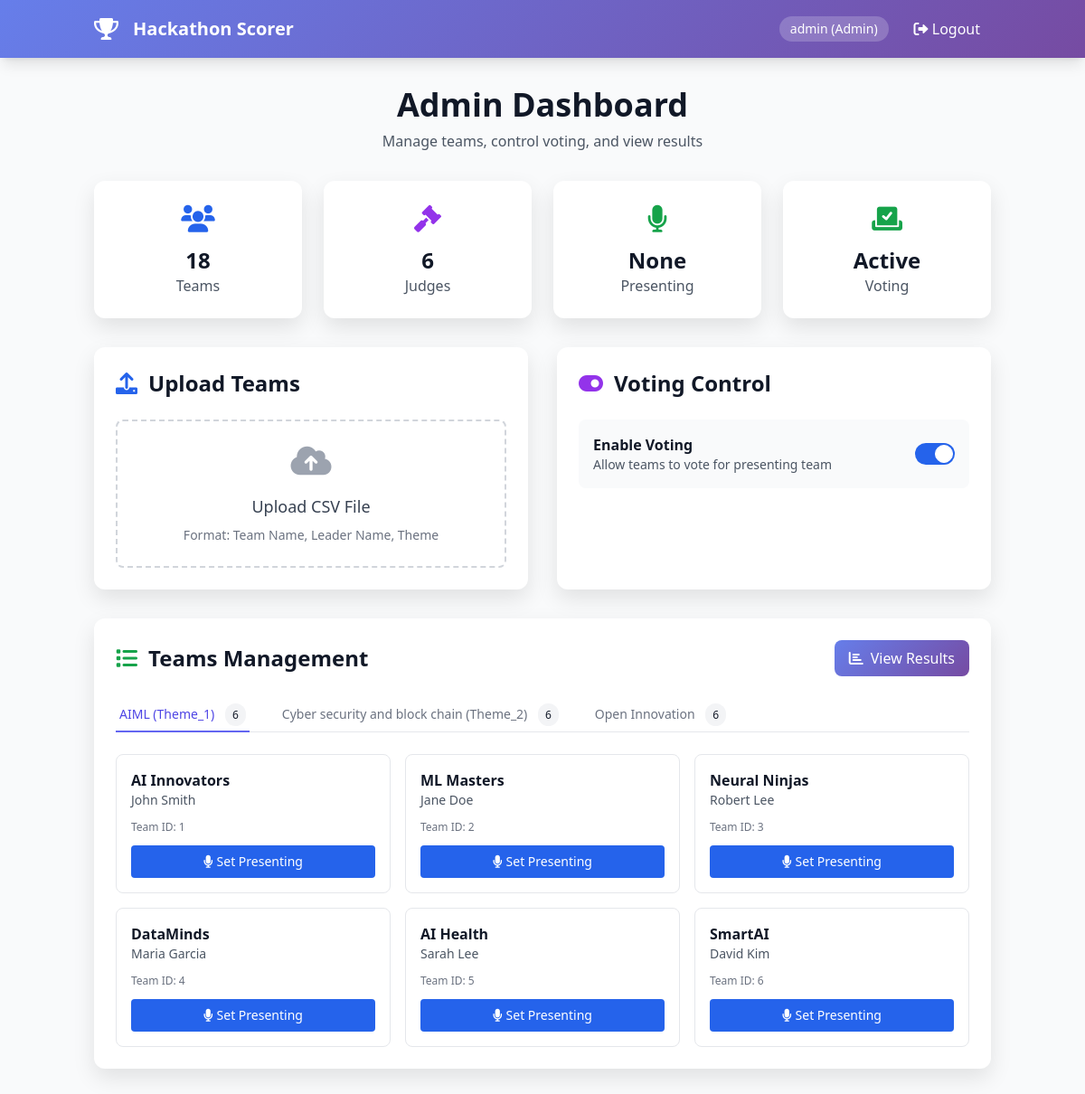
The page /admin (signed in) on the database its author committed.
### app.py (models this page shows, shortened)
class User(UserMixin, db.Model):
    __tablename__ = 'users'
    id = db.Column(db.Integer, primary_key=True)
    username = db.Column(db.String(100), unique=True, nullable=False)
    password_hash = db.Column(db.String(200), nullable=False)
    role = db.Column(db.String(20), nullable=False)
    team_id = db.Column(db.Integer, db.ForeignKey('teams.id'), nullable=True)
    assigned_theme = db.Column(db.String(100), nullable=True)  # For judges' assigned theme

class Team(db.Model):
    __tablename__ = 'teams'
    id = db.Column(db.Integer, primary_key=True)
    name = db.Column(db.String(200), unique=True, nullable=False)
    theme = db.Column(db.String(100), nullable=False)
    leader_name = db.Column(db.String(100), nullable=False)
    description = db.Column(db.Text)
    members = db.Column(db.Text)  # Comma-separated list of member names
    created_at = db.Column(db.DateTime, default=lambda: datetime.now(UTC))
    judge_id = db.Column(db.Integer, db.ForeignKey('users.id'), nullable=True)  # Link to assigned judge
    scores = db.relationship('JudgeScore', backref='team', lazy=True)
    votes = db.relationship('Vote', backref='team', lazy=True)
    judge = db.relationship('User', foreign_keys=[judge_id], backref='assigned_teams')

### app.py (the view)
@app.route('/admin')
@login_required
def admin_dashboard():
    if current_user.role != 'admin':
        flash('Access denied')
        return redirect(url_for('index'))
    teams = Team.query.all()
    judges = User.query.filter_by(role='judge').all()
    current_team = get_current_team()
    voting_enabled = get_voting_enabled()
    return render_template('admin_dashboard.html',
                         teams=teams,
                         judges=judges,
                         current_team=current_team,
                         voting_enabled=voting_enabled)

### app.py (called while the page is built)
@login_manager.user_loader
def load_user(user_id):
    return db.session.get(User, int(user_id))

def get_current_team():
    setting = Setting.query.filter_by(key='current_team_id').first()
    if setting and setting.value != 'NULL':
        return Team.query.get(int(setting.value))
    return None

def get_voting_enabled():
    setting = Setting.query.filter_by(key='voting_enabled').first()
    return setting and setting.value == 'true'

### templates/admin_dashboard.html (shortened to what this page needs)
{% extends "base.html" %}
{% block content %}
<div class="space-y-8">
    <div class="text-center">
        <h1 class="text-4xl font-bold text-gray-900 mb-2">Admin Dashboard</h1>
        <p class="text-gray-600">Manage teams, control voting, and view results</p>
    </div>
    <div class="grid grid-cols-1 md:grid-cols-4 gap-6">
        <div class="bg-white rounded-xl card-shadow p-6 text-center">
            <i class="fas fa-users text-3xl text-blue-600 mb-3"></i>
            <h3 class="text-2xl font-bold text-gray-900">{{ teams|length }}</h3>
            <p class="text-gray-600">Teams</p>
        </div>
        <div class="bg-white rounded-xl card-shadow p-6 text-center">
            <i class="fas fa-gavel text-3xl text-purple-600 mb-3"></i>
            <h3 class="text-2xl font-bold text-gray-900">{{ judges|length }}</h3>
            <p class="text-gray-600">Judges</p>
        </div>
        <div class="bg-white rounded-xl card-shadow p-6 text-center">
            <i class="fas fa-microphone text-3xl text-green-600 mb-3"></i>
            <h3 class="text-2xl font-bold text-gray-900">{{ current_team.name if current_team else 'None' }}</h3>
            <p class="text-gray-600">Presenting</p>
        </div>
        <div class="bg-white rounded-xl card-shadow p-6 text-center">
            <i class="fas fa-vote-yea text-3xl {{ 'text-green-600' if voting_enabled else 'text-red-600' }} mb-3"></i>
            <h3 class="text-2xl font-bold text-gray-900">{{ 'Active' if voting_enabled else 'Disabled' }}</h3>
            <p class="text-gray-600">Voting</p>
        </div>
    </div>
    <div class="grid grid-cols-1 lg:grid-cols-2 gap-8">
        <div class="bg-white rounded-xl card-shadow p-6">
            <h2 class="text-2xl font-bold text-gray-900 mb-6 flex items-center">
                <i class="fas fa-upload mr-3 text-blue-600"></i>Upload Teams
            </h2>
            <div class="border-2 border-dashed border-gray-300 rounded-lg p-6 text-center">
                <div onclick="document.getElementById('team-file').click()" class="cursor-pointer">
                    <i class="fas fa-cloud-upload-alt text-4xl text-gray-400 mb-4"></i>
                    <p class="text-lg font-medium text-gray-700">Upload CSV File</p>
                    <p class="text-sm text-gray-500 mt-2">Format: Team Name, Leader Name, Theme</p>
                </div>
            </div>
        </div>
        <div class="bg-white rounded-xl card-shadow p-6">
            <h2 class="text-2xl font-bold text-gray-900 mb-6 flex items-center">
                <i class="fas fa-toggle-on mr-3 text-purple-600"></i>Voting Control
            </h2>
            <div class="space-y-4">
                <div class="flex items-center justify-between p-4 bg-gray-50 rounded-lg">
                    <div>
                        <h3 class="font-semibold text-gray-900">Enable Voting</h3>
                        <p class="text-sm text-gray-600">Allow teams to vote for presenting team</p>
                    </div>
                    <label class="relative inline-flex items-center cursor-pointer">
                        <div class="w-11 h-6 bg-gray-200 peer-focus:outline-none peer-focus:ring-4 peer-focus:ring-blue-300 rounded-full peer peer-checked:after:translate-x-full peer-checked:after:border-white after:content-[''] after:absolute after:top-[2px] after:left-[2px] after:bg-white after:border-gray-300 after:border after:rounded-full after:h-5 after:w-5 after:transition-all peer-checked:bg-blue-600"></div>
                    </label>
                </div>
            </div>
        </div>
    </div>
    {% if teams %}
    <div class="bg-white rounded-xl card-shadow p-6">
        <div class="flex justify-between items-center mb-6">
            <h2 class="text-2xl font-bold text-gray-900 flex items-center">
                <i class="fas fa-list mr-3 text-green-600"></i>Teams Management
            </h2>
            <a href="{{ url_for('results') }}" class="btn-primary text-white px-4 py-2 rounded-lg hover:shadow-lg transition">
                <i class="fas fa-chart-bar mr-2"></i>View Results
            </a>
        </div>
        <div class="border-b border-gray-200 mb-6">
            <nav class="-mb-px flex space-x-8">
                {% for theme in teams|map(attribute='theme')|unique %}
                <button onclick="showTheme('{{ theme }}')"
                        class="theme-tab py-2 px-1 border-b-2 font-medium text-sm {{ 'border-indigo-500 text-indigo-600' if loop.first else 'border-transparent text-gray-500 hover:text-gray-700 hover:border-gray-300' }}"
                        data-theme="{{ theme }}">
                    {{ theme }}
                    <span class="ml-2 bg-gray-100 text-gray-900 text-xs px-2 py-1 rounded-full">
                        {{ teams|selectattr('theme', 'equalto', theme)|list|length }}
                    </span>
                </button>
                {% endfor %}
            </nav>
        </div>
        {% for theme in teams|map(attribute='theme')|unique %}
        <div id="theme-{{ theme }}" class="theme-content {{ 'hidden' if not loop.first }}">
            <div class="grid grid-cols-1 md:grid-cols-2 lg:grid-cols-3 gap-4">
                {% for team in teams if team.theme == theme %}
                <div class="border border-gray-200 rounded-lg p-4 hover:shadow-md transition">
                    <div class="flex justify-between items-start mb-3">
                        <div>
                            <h3 class="font-semibold text-gray-900">{{ team.name }}</h3>
                            <p class="text-sm text-gray-600">{{ team.leader_name }}</p>
                        </div>
                    </div>
                    <div class="text-xs text-gray-500 mb-3">
                        Team ID: {{ team.id }}
                    </div>
                    <div class="flex space-x-2">
                        <button onclick="setCurrentTeam({{ team.id }})"
                                class="flex-1 bg-blue-600 text-white text-sm px-3 py-2 rounded hover:bg-blue-700 transition">
                            <i class="fas fa-microphone mr-1"></i>Set Presenting
                        </button>
                    </div>
                </div>
                {% endfor %}
            </div>
        </div>
        {% endfor %}
    </div>
    {% else %}
    <div class="bg-white rounded-xl card-shadow p-12 text-center">
        <i class="fas fa-users-slash text-6xl text-gray-300 mb-4"></i>
        <h3 class="text-xl font-semibold text-gray-700 mb-2">No Teams Yet</h3>
        <p class="text-gray-500">Upload a CSV file to add teams to the system</p>
    </div>
    {% endif %}
</div>
{% endblock %}

### templates/base.html (shortened to what this page needs)
<!DOCTYPE html>
<html lang="en">
<head>
    <script src="https://cdn.tailwindcss.com"></script>
    <link rel="stylesheet" href="https://cdnjs.cloudflare.com/ajax/libs/font-awesome/6.0.0/css/all.min.css">
</head>
<body class="bg-gray-50 min-h-screen">
    {% if current_user.is_authenticated %}
    <nav class="gradient-bg text-white shadow-lg">
        <div class="container mx-auto px-4">
            <div class="flex justify-between items-center py-4">
                <div class="flex items-center space-x-4">
                    <i class="fas fa-trophy text-2xl"></i>
                    <h1 class="text-xl font-bold">Hackathon Scorer</h1>
                </div>
                <div class="flex items-center space-x-4">
                    <span class="bg-white/20 px-3 py-1 rounded-full text-sm">
                        {{ current_user.username }} ({{ current_user.role.title() }})
                    </span>
                    <a href="{{ url_for('logout') }}" class="hover:bg-white/20 px-3 py-1 rounded transition">
                        <i class="fas fa-sign-out-alt"></i> Logout
                    </a>
                </div>
            </div>
        </div>
    </nav>
    {% endif %}
    <main class="container mx-auto px-4 py-8">
        {% block content %}{% endblock %}
    </main>
</body>
</html>

### templates/base.html (style rules this page uses)
.gradient-bg { background: linear-gradient(135deg, #667eea 0%, #764ba2 100%); }
.card-shadow { box-shadow: 0 10px 25px rgba(0,0,0,0.1); }
.btn-primary { background: linear-gradient(135deg, #667eea 0%, #764ba2 100%); transition: all 0.3s ease; }

### rows shown on the page
User: username "admin", role "Admin"
Team: theme "AIML (Theme_1)", teams "6", name "AI Innovators", leader_name "John Smith", id "1"
Team: theme "Cyber security and block chain (Theme_2)", teams "6"
Team: theme "Open Innovation", teams "6"
Team: name "ML Masters", leader_name "Jane Doe", id "2"
Team: name "Neural Ninjas", leader_name "Robert Lee", id "3"
Team: name "DataMinds", leader_name "Maria Garcia", id "4"
Team: name "AI Health", leader_name "Sarah Lee", id "5"
Team: name "SmartAI", leader_name "David Kim", id "6"

### other values the page prints
{{ teams|length }} "18"
{{ judges|length }} "6"
{{ current_team.name if current_team else 'None' }} "None"
{{ 'Active' if voting_enabled else 'Disabled' }} "Active"
